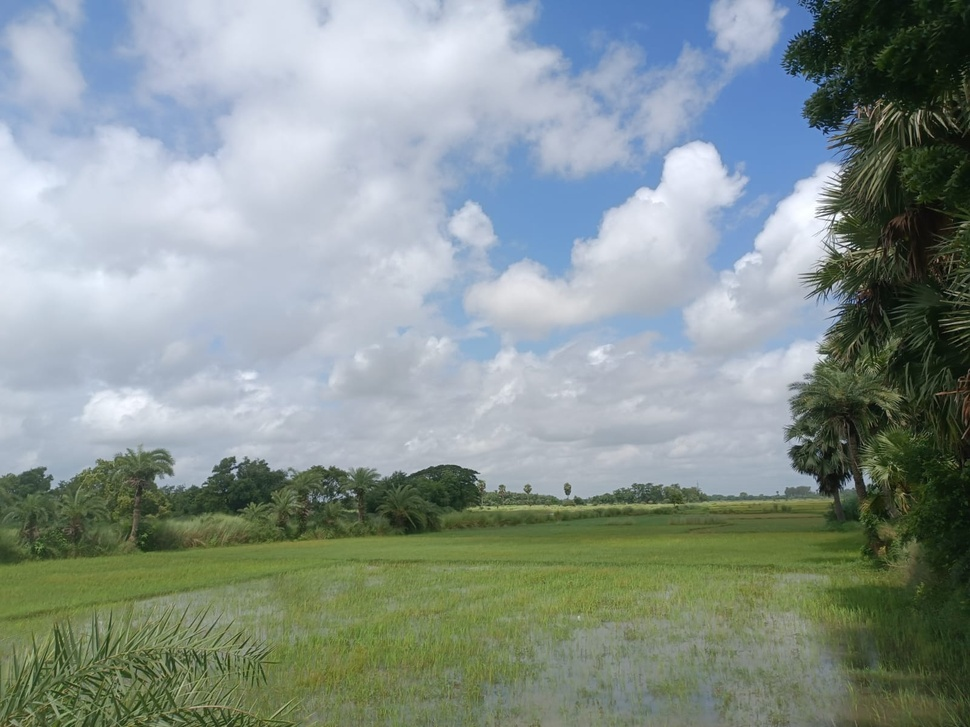
#> input picture musings/sample.jpg, 970 x 727 px, shrunk from 1600 x 1200 before the run, found by its file name
$ python gamut_clip.py
#> lines starting #> are read from the running program, lines starting #| are printed output that depends on the picture
import cv2
import pandas as pd
import numpy as np
from skimage import color
import matplotlib.pyplot as plt
from scipy.spatial import ConvexHull
from skimage.color import deltaE_ciede2000  # Import for Delta E 2000 calculation

# Function to convert LAB to LCH and back
def lab_to_lch(L, a, b):
    C = np.sqrt(a**2 + b**2)  # Chroma (C)
    H = np.arctan2(b, a)      # Hue angle (in radians)
    H = np.degrees(H)         # Convert hue to degrees
    H[H < 0] += 360           # Ensure hue is between 0 and 360 degrees
    return L, C, H

def lch_to_lab(L, C, H):
    H_rad = np.radians(H)  # Convert hue back to radians
    a = C * np.cos(H_rad)  # Compute a from C and H
    b = C * np.sin(H_rad)  # Compute b from C and H
    return L, a, b

# Part 1: Plotting the RGB and CMYK (Fogra39) gamuts
def plot_gamuts():
    # Load the image and convert to LAB, then LCH
    image_path = 'newdataset/sample.jpg'  # Update with your image path
    image = cv2.imread(image_path)
#> image is the input picture: shape (727, 970, 3); mean B, G, R 144.4, 148.4, 135.3
    if image is None:
        raise FileNotFoundError(f"Image not found at {image_path}")
    image_rgb = cv2.cvtColor(image, cv2.COLOR_BGR2RGB)
    image_lab = color.rgb2lab(image_rgb)
#> image_lab: shape (727, 970, 3) float64; mean of channels 0, 1, 2 59.6, -5, 1.2

    # Extract L, a, b from the image
    L_image = image_lab[..., 0].flatten()
    a_image = image_lab[..., 1].flatten()
    b_image = image_lab[..., 2].flatten()

    # Convert image LAB to LCH
    L_image, C_image, H_image = lab_to_lch(L_image, a_image, b_image)

    # Load the Fogra39 data from CSV and convert to LCH
    csv_path = 'newdataset/lab.csv'  # Update with your CSV path
    data = pd.read_csv(csv_path)
#> (reads musings/tar_gen/lab.csv from the repository)

    # Extract L, a, b from the CSV file
    L_csv = data['L'].values
    a_csv = data['a'].values
    b_csv = data['b'].values

    # Convert CSV LAB to LCH
    L_csv, C_csv, H_csv = lab_to_lch(L_csv, a_csv, b_csv)

    # Create convex hulls for both image data and CSV data
    points_image = np.column_stack((C_image, L_image))  # Combine C and L values for image
#> points_image = 705190 pairs, first value 0.000587 to 44.75, second value 0.843 to 99.8
    points_csv = np.column_stack((C_csv, L_csv))        # Combine C and L values for CSV

    hull_image = ConvexHull(points_image)
    hull_csv = ConvexHull(points_csv)

    # Plot the combined convex hulls
    plt.figure(figsize=(8, 6))

    # Plot the convex hull for image data (solid black lines) with the label 'RGB gamut'
    image_hull_points = np.append(hull_image.vertices, hull_image.vertices[0])
#> image_hull_points = 17 values, max 608572 at index 9, min 7599 at index 8, mean 302768.9
    plt.plot(points_image[image_hull_points, 0], points_image[image_hull_points, 1], 'k-', linewidth=2, label='Image gamut')

    # Plot the convex hull for Fogra39 data (dashed black lines) with the label 'CMYK gamut'
    csv_hull_points = np.append(hull_csv.vertices, hull_csv.vertices[0])
    plt.plot(points_csv[csv_hull_points, 0], points_csv[csv_hull_points, 1], 'k--', linewidth=2, label='Fogra39 gamut')

    # Set X-axis to start from 0
    plt.xlim(0, max(np.max(C_image), np.max(C_csv)))  # Ensure both datasets fit in the plot

    # Add labels, title, and legend
    plt.xlabel('Chroma (C)')
    plt.ylabel('Lightness (L)')
    plt.title('Gamuts for the test image and the Fogra39 dataset')

    # Add legend to the top-right corner
    plt.legend(loc='upper right')
    plt.grid(True)

    # Show plot
    plt.show()
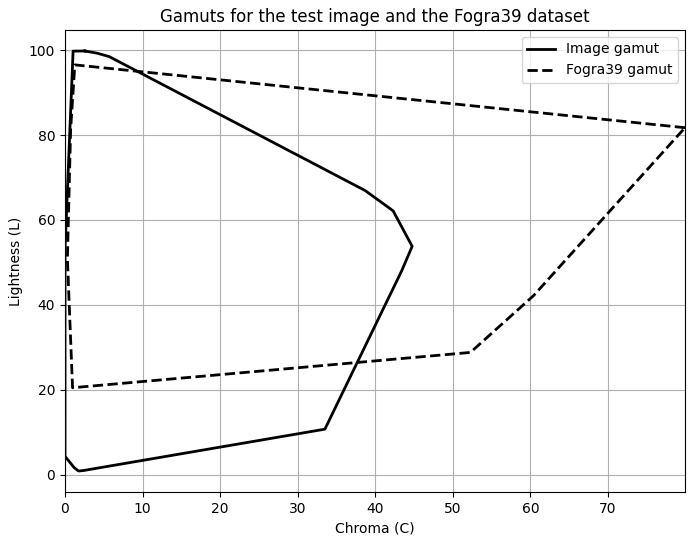
#> figure drawn by matplotlib, 1 panel

# Part 2: Gamut mapping
def gamut_mapping():
    # Load the image and convert to LAB, then LCH
    image_path = 'newdataset/sample.jpg'  # Update with your image path
    image = cv2.imread(image_path)
    if image is None:
        raise FileNotFoundError(f"Image not found at {image_path}")
    image_rgb = cv2.cvtColor(image, cv2.COLOR_BGR2RGB)
    image_lab = color.rgb2lab(image_rgb)

    # Extract L, a, b from the image
    L_image = image_lab[..., 0].flatten()
    a_image = image_lab[..., 1].flatten()
    b_image = image_lab[..., 2].flatten()

    # Convert image LAB to LCH
    L_image, C_image, H_image = lab_to_lch(L_image, a_image, b_image)

    # Load the Fogra39 data from CSV and convert to LCH
    csv_path = 'newdataset/lab.csv'  # Update with your CSV path
    data = pd.read_csv(csv_path)

    # Extract L, a, b from the CSV file
    L_csv = data['L'].values
    a_csv = data['a'].values
    b_csv = data['b'].values

    # Convert CSV LAB to LCH
    L_csv, C_csv, H_csv = lab_to_lch(L_csv, a_csv, b_csv)

    # Create convex hulls for both image data and CSV data
    points_image = np.column_stack((C_image, L_image))  # Combine C and L values for image
    points_csv = np.column_stack((C_csv, L_csv))        # Combine C and L values for CSV

    hull_image = ConvexHull(points_image)
    hull_csv = ConvexHull(points_csv)

    # Function to check if a point is inside the CMYK convex hull
    def is_point_in_hull(point, hull):
        """ Check if a point is inside the given convex hull """
        return np.all(np.dot(hull.equations[:, :-1], point) + hull.equations[:, -1] <= 0)

    def map_point_to_hull_boundary(point, hull_points):
        """ Map a point outside the hull to the nearest point on the hull boundary """
        distances = np.linalg.norm(hull_points - point, axis=1)
        nearest_index = np.argmin(distances)
        return hull_points[nearest_index]

    # Extract RGB convex hull points
    rgb_hull_points = points_image[hull_image.vertices]
#> rgb_hull_points = 16 rows, first 8: [2.57, 99.8], [1.04, 99.78], [0.00314, 53.19], [0.000587, 4.31], [1.18, 1.62], [1.71, 0.901], [1.82, 0.843], [2.46, 0.98]
    # Extract CMYK convex hull boundary points
    cmyk_hull_points = points_csv[hull_csv.vertices]

    # Create a list to store the clipped RGB points
    clipped_rgb_points = []
    # Check each point in the RGB convex hull
    for point in rgb_hull_points:
        if is_point_in_hull(point, hull_csv):
            # If the point is inside the CMYK convex hull, keep it
            clipped_rgb_points.append(point)
        else:
            # If the point is outside, map it to the nearest point on the CMYK boundary
            clipped_rgb_points.append(map_point_to_hull_boundary(point, cmyk_hull_points))
#> this loop made 16 passes
#> point on passes 1 to 6: [2.57, 99.8], [1.04, 99.78], [0.00314, 53.19], [0.000587, 4.31], [1.18, 1.62], [1.71, 0.901]
#> after the loop, clipped_rgb_points = [[1.27, 96.54], [1.27, 96.54], [0.309, 50.87], [0.973, 20.46], [0.973, 20.46], [0.973, 20.46], [0.973, 20.46], [0.973, 20.46], [52.26, 28.78], [43.37, 47.9], [44.75, 53.78], [42.3, 62.14], [38.7, 66.92], [1.27, 96.54], [1.27, 96.54], [1.27, 96.54]]

    # Convert clipped RGB points to a NumPy array
    clipped_rgb_points = np.array(clipped_rgb_points)
#> clipped_rgb_points = 16 rows, first 8: [1.27, 96.54], [1.27, 96.54], [0.309, 50.87], [0.973, 20.46], [0.973, 20.46], [0.973, 20.46], [0.973, 20.46], [0.973, 20.46]

    # Step 5: Plot the modified RGB gamut and the CMYK convex hull
    plt.figure(figsize=(8, 6))

    # Plot the original convex hull for CMYK data (dashed green lines) with the label 'Original CMYK gamut'
    csv_hull_points = np.append(hull_csv.vertices, hull_csv.vertices[0])  # Close the loop
    plt.plot(points_csv[csv_hull_points, 0], points_csv[csv_hull_points, 1], 'g--', linewidth=2, label='Fogra39 gamut')

    # Plot the modified CMYK convex hull with solid green lines (although it's unchanged)
    plt.plot(points_csv[csv_hull_points, 0], points_csv[csv_hull_points, 1], 'g-', linewidth=2)

    # Plot the original convex hull for RGB data (dashed red lines) with the label 'Original RGB gamut'
    rgb_hull_points_closed = np.append(hull_image.vertices, hull_image.vertices[0])  # Close the loop
#> rgb_hull_points_closed has the same summary as image_hull_points in plot_gamuts
    plt.plot(points_image[rgb_hull_points_closed, 0], points_image[rgb_hull_points_closed, 1], 'r--', linewidth=2, label='Original image gamut')

    # Plot the clipped RGB points (solid red lines) with the label 'Clipped RGB gamut'
    clipped_hull = ConvexHull(clipped_rgb_points)  # Create the new convex hull for the clipped RGB points
    clipped_hull_points = np.append(clipped_hull.vertices, clipped_hull.vertices[0])  # Ensure it's closed
#> clipped_hull_points = [0, 2, 3, 8, 11, 12, 0]
    plt.plot(clipped_rgb_points[clipped_hull_points, 0], clipped_rgb_points[clipped_hull_points, 1], 'r-', linewidth=2, label='Clipped image gamut')

    # Set X-axis to start from 0
    plt.xlim(0, max(np.max(C_image), np.max(C_csv)))  # Ensure both datasets fit in the plot

    # Add labels, title, and legend
    plt.xlabel('Chroma (C)')
    plt.ylabel('Lightness (L)')
    plt.title('Image clipped to fit within the Fogra39 gamut')

    # Add legend to the top-right corner
    plt.legend(loc='upper right')
    plt.grid(True)

    # Show plot
    plt.show()
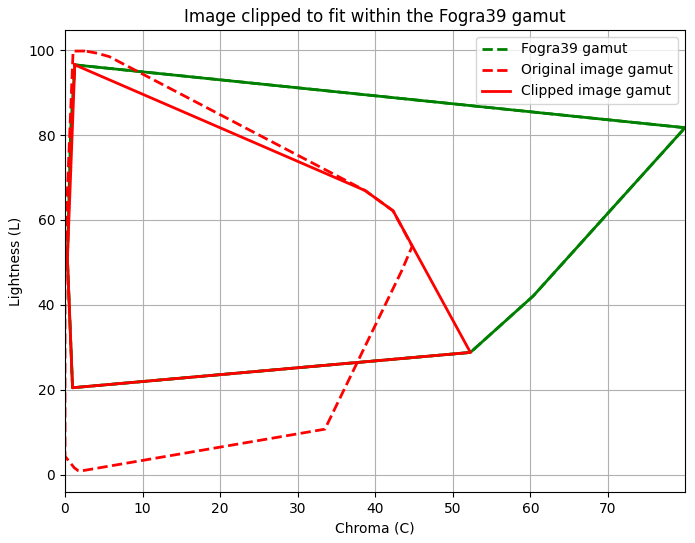
#> figure drawn by matplotlib, 1 panel

# Part 3: Clip the image to fit within the CMYK gamut and compute Delta E
def clip_image_and_compute_delta_e():
    # Load the image and convert to LAB, then LCH
    image_path = 'newdataset/sample.jpg'  # Update with your image path
    image = cv2.imread(image_path)
    if image is None:
        raise FileNotFoundError(f"Image not found at {image_path}")
    image_rgb = cv2.cvtColor(image, cv2.COLOR_BGR2RGB)  # OpenCV loads BGR by default, so convert to RGB
    image_lab = color.rgb2lab(image_rgb)  # Convert to LAB

    # Extract L, a, b from the image
    L_image = image_lab[..., 0].flatten()
    a_image = image_lab[..., 1].flatten()
    b_image = image_lab[..., 2].flatten()

    # Convert image LAB to LCH
    L_image, C_image, H_image = lab_to_lch(L_image, a_image, b_image)

    # Load the Fogra39 data from CSV and convert to LCH
    csv_path = 'newdataset/lab.csv'  # Update with your CSV path
    data = pd.read_csv(csv_path)

    # Extract L, a, b from the CSV file
    L_csv = data['L'].values
    a_csv = data['a'].values
    b_csv = data['b'].values

    # Convert CSV LAB to LCH
    L_csv, C_csv, H_csv = lab_to_lch(L_csv, a_csv, b_csv)

    # Create convex hulls for both image data and CSV data
    points_image = np.column_stack((C_image, L_image))  # Combine C and L values for image
    points_csv = np.column_stack((C_csv, L_csv))        # Combine C and L values for CSV

    hull_csv = ConvexHull(points_csv)

    # Function to check if a point is inside the CMYK convex hull
    def is_point_in_hull(point, hull):
        """ Check if a point is inside the given convex hull """
        return np.all(np.dot(hull.equations[:, :-1], point) + hull.equations[:, -1] <= 0)

    def map_point_to_hull_boundary(point, hull_points):
        """ Map a point outside the hull to the nearest point on the hull boundary """
        distances = np.linalg.norm(hull_points - point, axis=1)
        nearest_index = np.argmin(distances)
        return hull_points[nearest_index]

    # Extract CMYK convex hull boundary points
    cmyk_hull_points = points_csv[hull_csv.vertices]

    # Clip the entire image's LCH values based on CMYK convex hull
    clipped_L_image, clipped_C_image, clipped_H_image = [], [], []
    for L, C, H in zip(L_image, C_image, H_image):
        point = np.array([C, L])
        if is_point_in_hull(point, hull_csv):
            # If the point is inside the CMYK convex hull, keep it
            clipped_L_image.append(L)
            clipped_C_image.append(C)
            clipped_H_image.append(H)
        else:
            # If the point is outside, map it to the nearest point on the CMYK boundary
            nearest_point = map_point_to_hull_boundary(point, cmyk_hull_points)
            clipped_L_image.append(nearest_point[1])  # L value
            clipped_C_image.append(nearest_point[0])  # C value
            clipped_H_image.append(0)  # For simplicity, set H to 0 (this can be improved)
#> this loop made 705190 passes
#> (L, C, H, point) on passes 1 to 3: (60.63, 27.87, 271.9, [27.87, 60.63]), (60.63, 27.87, 271.9, [27.87, 60.63]), (60.63, 27.87, 271.9, [27.87, 60.63])
#> after the loop, clipped_C_image = 705190 items; clipped_H_image = 705190 items; clipped_L_image = 705190 items

    # Convert the lists back to arrays
    clipped_L_image = np.array(clipped_L_image)
    clipped_C_image = np.array(clipped_C_image)
    clipped_H_image = np.array(clipped_H_image)

    # Convert clipped LCH back to LAB, and then to RGB
    clipped_Lab_L, clipped_Lab_a, clipped_Lab_b = lch_to_lab(clipped_L_image, clipped_C_image, clipped_H_image)

    # Reshape back to original image shape
    clipped_Lab_L = clipped_Lab_L.reshape(image_lab.shape[:2])
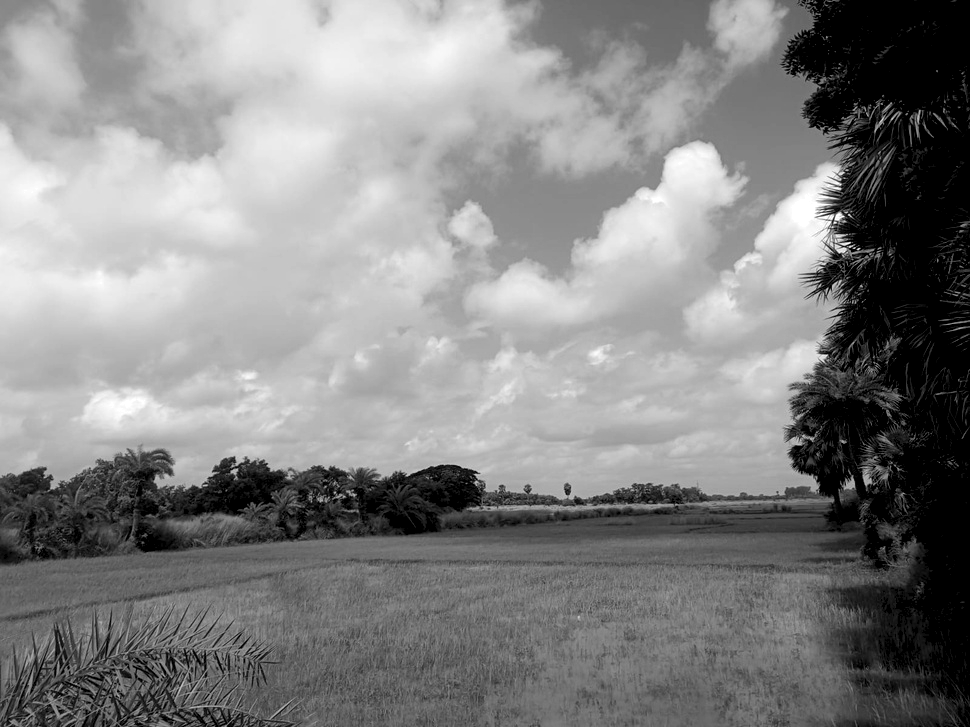
#> clipped_Lab_L: shape (727, 970) float64; min 20.46, max 96.54, mean 60.3; drawn with min black and max white
    clipped_Lab_a = clipped_Lab_a.reshape(image_lab.shape[:2])
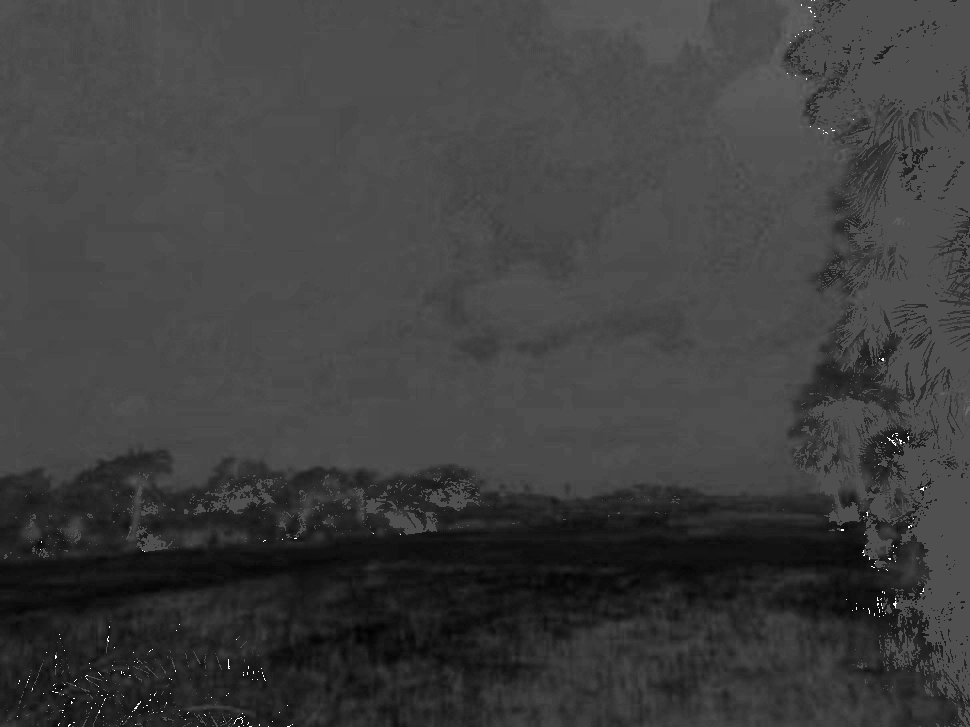
#> clipped_Lab_a: shape (727, 970) float64; min -22.64, max 52.26, mean -4.1; drawn with min black and max white
    clipped_Lab_b = clipped_Lab_b.reshape(image_lab.shape[:2])
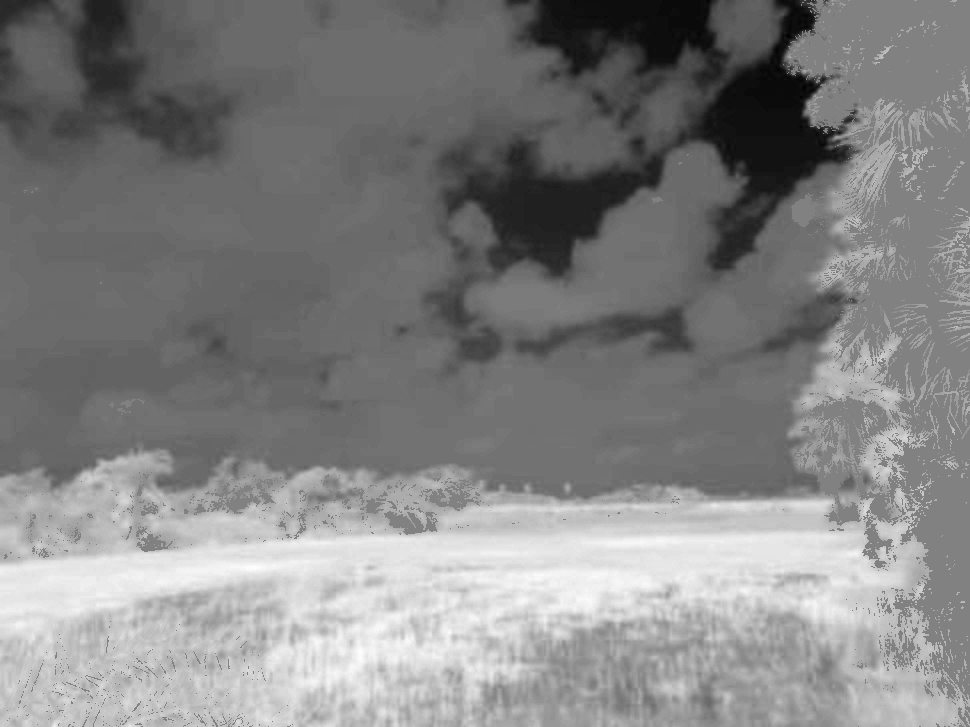
#> clipped_Lab_b: shape (727, 970) float64; min -40.98, max 39.45, mean 0.4; drawn with min black and max white

    # Reconstruct the clipped LAB image
    clipped_lab_image = np.stack([clipped_Lab_L, clipped_Lab_a, clipped_Lab_b], axis=2)
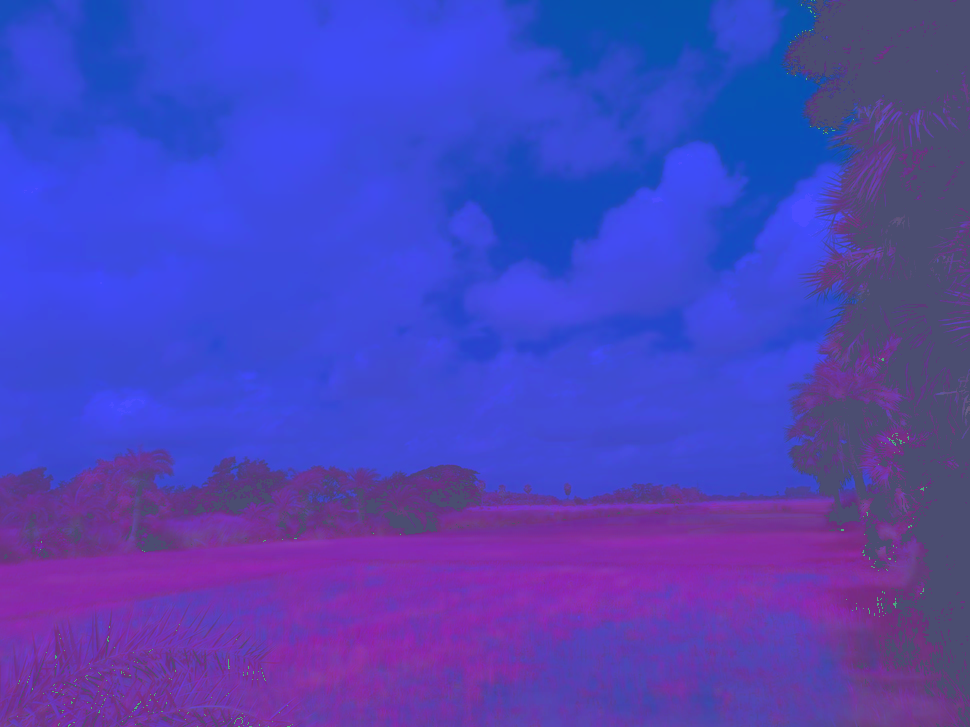
#> clipped_lab_image: shape (727, 970, 3) float64; mean of channels 0, 1, 2 60.3, -4.1, 0.4; drawn with min black and max white

    # Convert clipped LAB to RGB
    clipped_rgb_image = color.lab2rgb(clipped_lab_image)
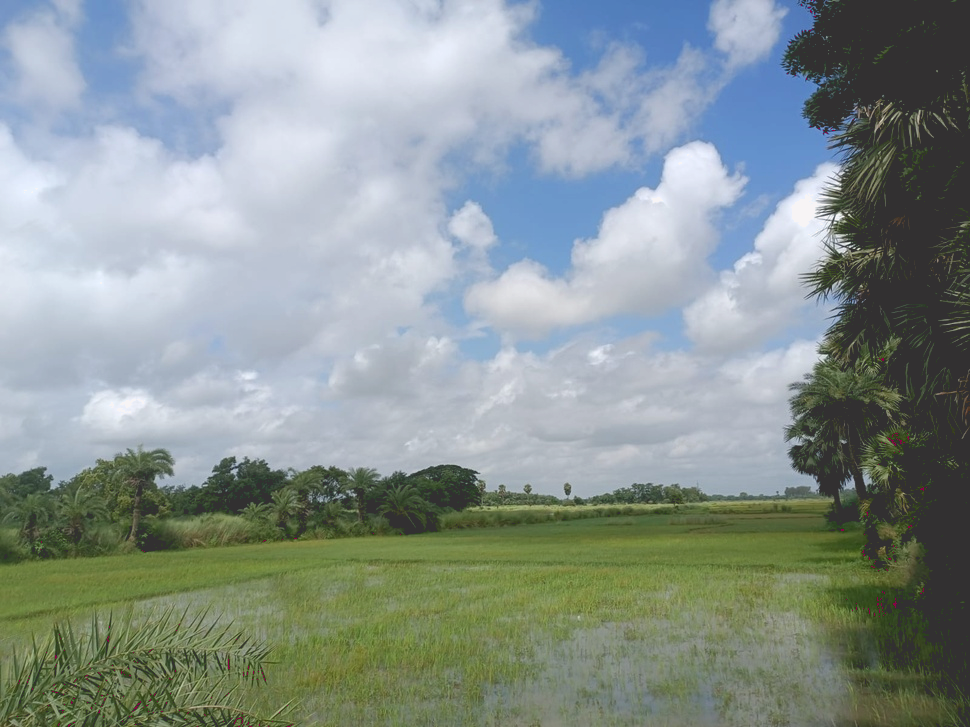
#> clipped_rgb_image: shape (727, 970, 3) float64; mean R, G, B 0.54, 0.586, 0.577

    # Calculate Delta E 2000 between original and clipped LAB values
    original_lab = image_lab.reshape((-1, 3))  # Flatten the original LAB image
    clipped_lab = clipped_lab_image.reshape((-1, 3))  # Flatten the clipped LAB image

    # Compute Delta E 2000
    delta_e_2000 = deltaE_ciede2000(original_lab, clipped_lab)

    # Print the overall average Delta E 2000 value
    avg_delta_e = np.mean(delta_e_2000)
#> avg_delta_e = 1.39
    print(f"Average Delta E 2000 between original and clipped image: {avg_delta_e:.4f}")
#| Average Delta E 2000 between original and clipped image: 1.3928

    # Display the original and clipped images side by side
    plt.figure(figsize=(16, 8))  # Make the figure wider for side-by-side display

    # Display original image
    plt.subplot(1, 2, 1)
    plt.imshow(image_rgb)
    plt.title('Original Image')
    plt.axis('off')

    # Display clipped image
    plt.subplot(1, 2, 2)
    plt.imshow(clipped_rgb_image)
    plt.title('Gamut Clipped Image (Nearest Neighbour)')
    plt.axis('off')

    # Show the combined plot
    plt.show()

# Run all the steps sequentially
plot_gamuts()
gamut_mapping()
clip_image_and_compute_delta_e()
